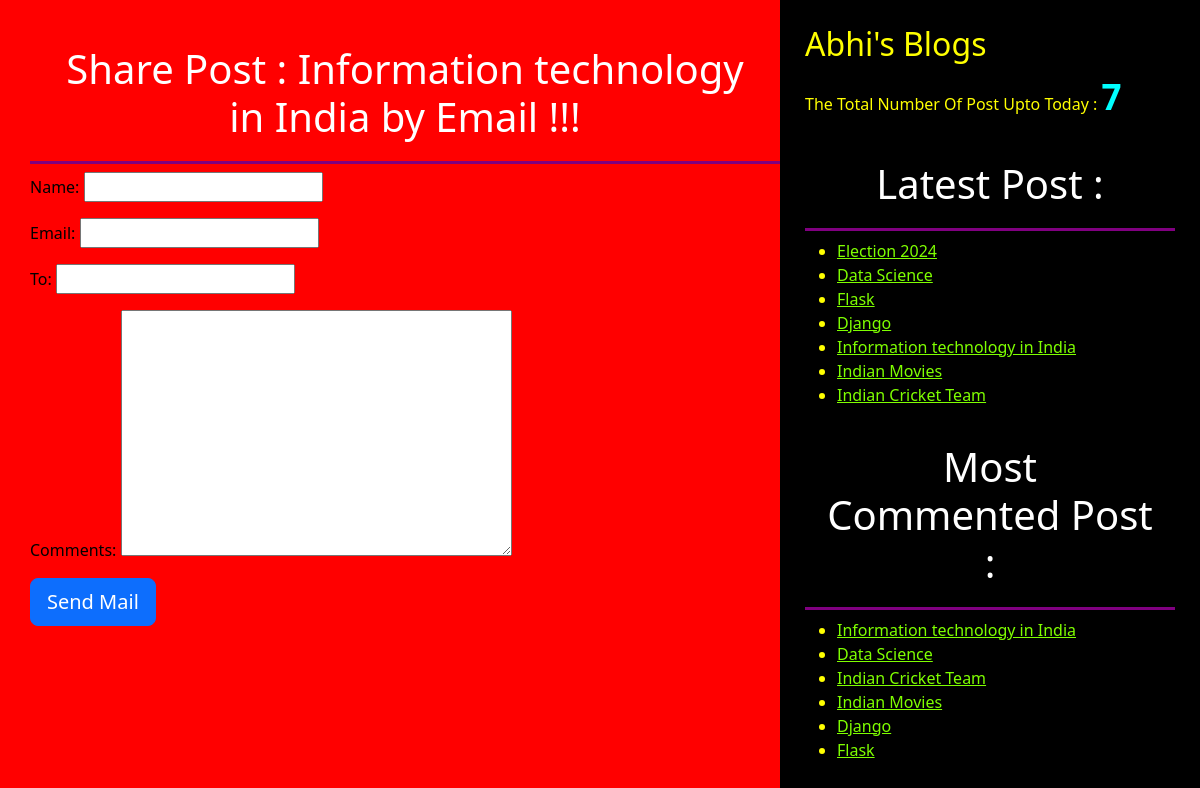
/3/share/, run on the app's committed database.
### blog/models.py (models this page shows, shortened)
class Post(models.Model):
    STATUS_CHOICE=(('draft','Draft'),('publish','Publish'))
    title=models.CharField(max_length=256)
    slug=models.SlugField(max_length=256,unique_for_date='publish')
    author=models.ForeignKey(User,related_name='blog_post',on_delete=models.CASCADE)
    body=models.TextField()
    publish=models.DateTimeField(default=timezone.now)
    created=models.DateTimeField(auto_now_add=True)
    updated=models.DateTimeField(auto_now=True)
    status=models.CharField(max_length=10,choices=STATUS_CHOICE,default='draft')
    objects=CustomManager()
    tags=TaggableManager()
    class Meta:
        ordering=('-publish',)
    def get_absolute_url(self):
        return reverse("post_detail", args=[self.publish.year,self.publish.strftime('%m'),self.publish.strftime('%d'),self.slug])

### blog/views.py (the view)
# urls.py: path('<int:id>/share/', views.mail_send_view ),
def mail_send_view(request,id):
    post=get_object_or_404(Post,id=id,status='publish')
    send=False
    if request.method=='POST':
        form=EmailSendForm(request.POST)
        if form.is_valid():
            cd = form.cleaned_data
            name=form.cleaned_data['name']
            email=form.cleaned_data['email']
            comments=form.cleaned_data['comments']
            subject=f'{name} ({email}) recommends you to read "{post.title}"'
            post_url=request.build_absolute_uri(post.get_absolute_url())
            message= f"Read Post at : \n {post_url} \n\n {name}'s comments \n {comments} "
            send_mail(subject,message,'abhi@blog.com',[cd['to']])
            send=True
    else:
        form=EmailSendForm()
    return render(request,'blog/sharebymail.html',{'form':form,'post':post,'send':send})

### blog/forms.py
class EmailSendForm(forms.Form):
    name=forms.CharField()
    email=forms.EmailField()
    to=forms.EmailField()
    comments=forms.CharField(required=False,widget=forms.Textarea)

### blog/models.py (called while the page is built)
    def get_queryset(self):
        return super().get_queryset().filter(status='publish')

### blog/templatetags/blog_tags.py (called while the page is built)
@register.simple_tag
def total_posts():
    return Post.objects.count()

@register.inclusion_tag('blog/latest_post123.html')
def show_latest_post():
    latest_post=Post.objects.order_by('-publish')[:7]
    return {'latest_post':latest_post}

@register.simple_tag
def get_most_commented_post(count=6):
    return Post.objects.annotate(total_comments=Count('comments')).order_by('-total_comments')[:count]

### templates/blog/sharebymail.html (shortened to what this page needs)
<!DOCTYPE html>
{% extends 'blog/base.html' %}
        {% block body_block %}
          {% if send %}
          <h1>Email Send Successfully</h1>
          <h2>Post With Title : {{post.title}} information send by Email</h2>
          {% else %}
            <h1>Share Post : {{post.title}} by Email !!!</h1>
            <form method='POST'>
                {{form.as_p}}
                <input type="submit" class='btn btn-primary btn-lg' value="Send Mail">
            </form>
            {% endif %}
        {% endblock  %}

### templates/blog/base.html (shortened to what this page needs)
<!DOCTYPE html>
{% load blog_tags %}
{% load static %}
<html lang="en">
<head>
    <link href="https://cdn.jsdelivr.net/npm/bootstrap@5.3.0/dist/css/bootstrap.min.css" rel="stylesheet">
    <link rel="stylesheet" href="{% static 'css/blog3.css' %}">
</head>
<body>
    <div class="content">
        {% block body_block %}
        {% endblock  %}
    </div>
    <div class="sidebar">
        <h2>Abhi's Blogs</h2>
        <p>The Total Number Of Post Upto Today : <span id='pcount'>{% total_posts %}</span> </p>
        <h1>Latest Post : </h1> {% show_latest_post %}
        <h1>Most Commented Post :</h1>
        {% get_most_commented_post as most_commented_post %}
        <ul>
            {% for post in most_commented_post %}
               <li> <a href="{{post.get_absolute_url}}"> {{post.title}} </a> </li>
            {% endfor %}
        </ul>
    </div>
</body>
</html>

### templates/blog/latest_post123.html
<ul>
    {% for post  in latest_post  %}
      <li> <a href="{{post.get_absolute_url}}"> {{post.title}} </a>
      </li>
    {% endfor %}
</ul>

### static/css/blog3.css (style rules this page uses)
.content { width: 65% ; float: left; background-color:red; color:black; padding: 25px 0 0 30px ; height: 100%; }
.sidebar { width: 35% ; float: right; background-color: black; color: yellow; padding: 25px; height: 100%; }
h1 { text-align: center; border-bottom: 3px solid purple; padding: 20px; color: white; }
a { color: chartreuse; }
body { background-color: red; }
#pcount { font-size: 35px; font-weight: 900; color: aqua; }

### data on the page
Post: title "Information technology in India"
Post: title "Election 2024"
Post: title "Data Science"
Post: title "Flask"
Post: title "Django"
Post: title "Indian Movies"
Post: title "Indian Cricket Team"
